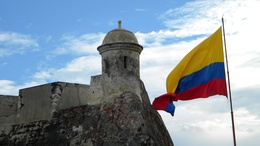
%> input picture Noise/cartagena.jpg, 260 x 146 px, shrunk from 3584 x 2016 before the run
$ octave ruidoSalyPimienta.m   (GNU Octave 9; MATLAB toolbox functions it lacks are replaced by stand-ins)
%> lines starting %> are read from the running program, lines starting %| are printed output that depends on the picture
clc
clear all
close all
RGB=imread('cartagena.jpg');
%> RGB is the input picture: size 146x260x3 uint8; mean R, G, B 137.3, 150.4, 161.8
[r,g,b]=imsplit(RGB);
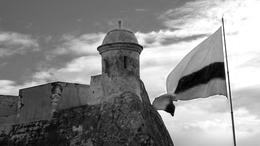
%> r: size 146x260 uint8; min 0, max 255, mean 137.3
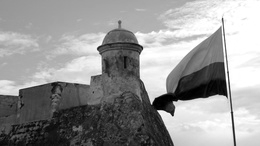
%> g: size 146x260 uint8; min 0, max 255, mean 150.4
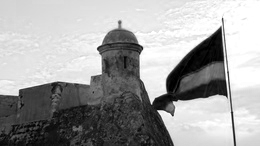
%> b: size 146x260 uint8; min 0, max 255, mean 161.8

figure()
imshow(r)
[filas,cols]=size(r);
%> filas = 146; cols = 260
porcentaje = 1;
Puntos=filas*cols*porcentaje;
%> Puntos = 37960

Ir=r;

for i=1:Puntos
    x=randi(filas);
    y=randi(cols);
    Ir(x,y)=255*rand(1);
end
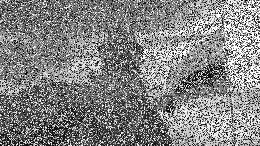
%> Ir: size 146x260 uint8; min 0, max 255, mean 131.2

figure()
imshow(Ir)
